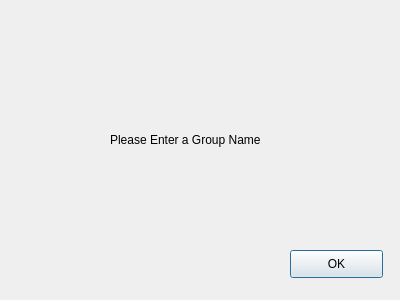
<?xml version="1.0" encoding="UTF-8"?>
<ui version="4.0">
 <class>checkoutDialog</class>
 <widget class="QDialog" name="checkoutDialog">
  <property name="geometry">
   <rect>
    <x>0</x>
    <y>0</y>
    <width>400</width>
    <height>300</height>
   </rect>
  </property>
  <property name="windowTitle">
   <string>Dialog</string>
  </property>
  <widget class="QLabel" name="label">
   <property name="geometry">
    <rect>
     <x>110</x>
     <y>130</y>
     <width>171</width>
     <height>20</height>
    </rect>
   </property>
   <property name="text">
    <string>Please Enter a Group Name</string>
   </property>
  </widget>
  <widget class="QPushButton" name="pushButton">
   <property name="geometry">
    <rect>
     <x>290</x>
     <y>250</y>
     <width>93</width>
     <height>28</height>
    </rect>
   </property>
   <property name="text">
    <string>OK</string>
   </property>
  </widget>
 </widget>
 <resources/>
 <connections/>
</ui>
